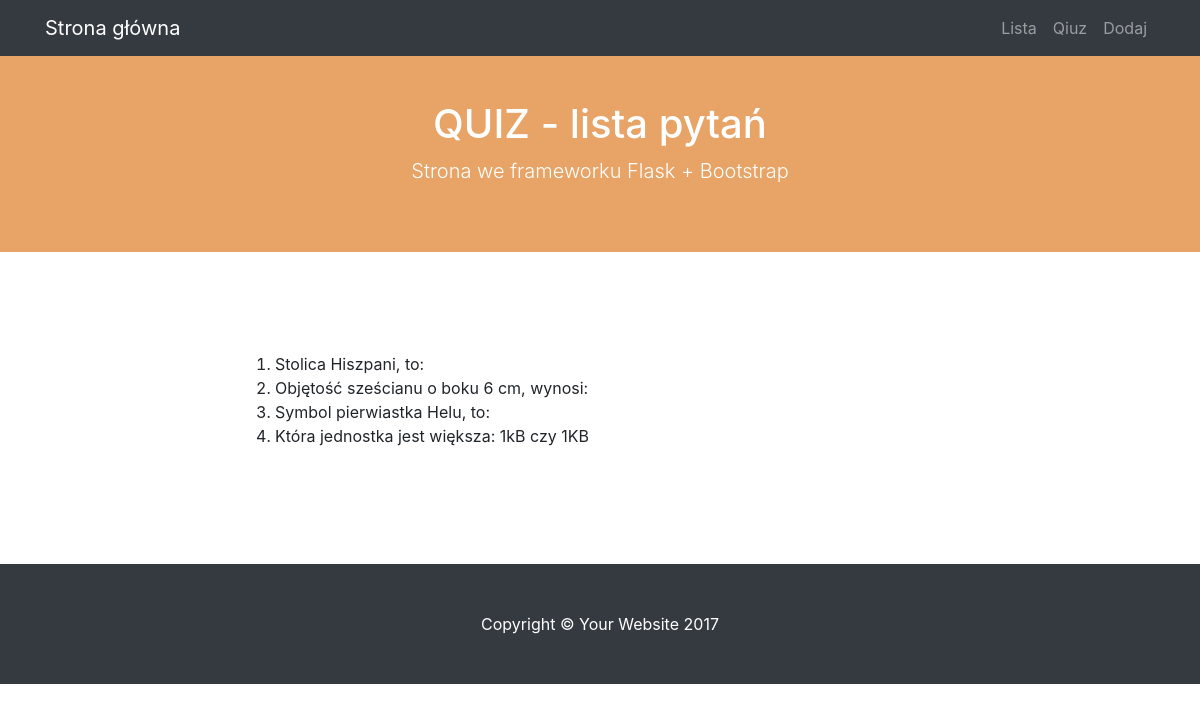
The app's page /lista, older data.
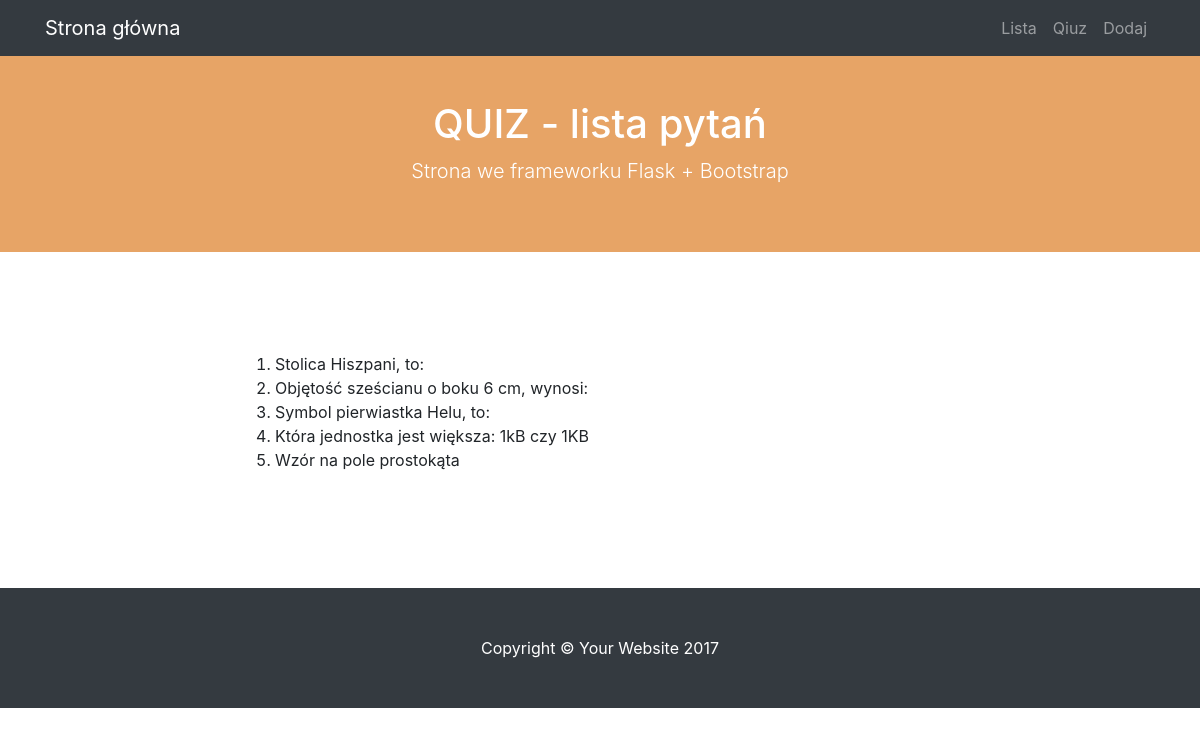
The same page, newer data.
### modele.py (models this page shows)
class BazaModel(Model):
    class Meta:
        database = baza

class Pytanie(BazaModel):
    pytanie = CharField(null=False)
    kategoria = ForeignKeyField(Kategoria, related_name='pytania')

### views.py (the view)
@app.route("/lista")
def lista():
    pytania = Pytanie().select()
    if not pytania.count():
        pass
    return render_template('lista.html', pytania=pytania)

### quiz.py (called while the page is built)
@app.before_request
def before_request():
    g.db = baza
    g.db.connect()

@app.after_request
def after_request(response):
    g.db.close()
    return response

### templates/lista.html (shortened to what this page needs)
{% extends "szablon.html"%}
{% block h1 %}QUIZ - lista pytań{% endblock %}
{% block tresc %}
    <ol>
    {% for p in pytania %}
        <li>{{ p.pytanie }}</li>
    {% endfor %}
    </ol>
{% endblock %}

Row changes from the older to the newer data that the page shows:
added Pytanie: pytanie "Wzór na pole prostokąta"
